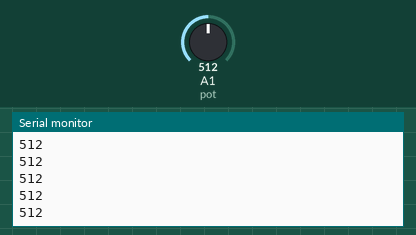
The sketch below on a simulated Arduino Uno, built with avr-gcc and run on an emulated ATmega328P. Parts: the last lines printed to the serial monitor. Inputs (shaded band) come from the test bench; at power-on: A1 (pot) = 512.

Above: at 1.2 s.
1.3 s: A1 (pot) set to 716
At 2.0 s:
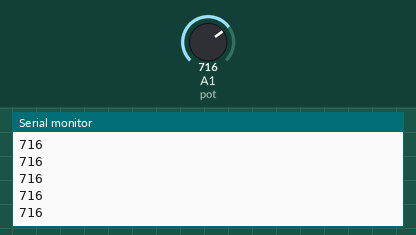
2.8 s: A1 (pot) set to 900
At 3.3 s:
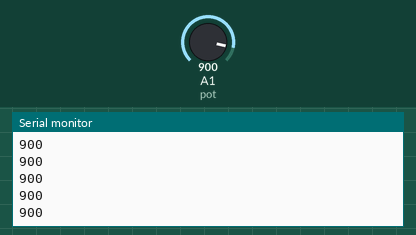
Timing chart, 0 to 5.8 s (numbered marks = the images above; inputs shaded):
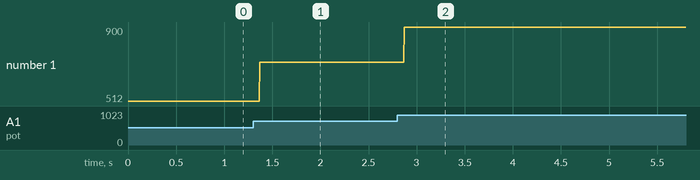

The sketch:

potentiometer_1.ino
```cpp
#define pot A1
int degree;
void setup() {
  // put your setup code here, to run once:
  pinMode(pot,INPUT);
  Serial.begin(9600);
}
void loop() {
  // put your main code here, to run repeatedly:
  degree = analogRead(pot);
  Serial.println(degree);
}
```

Measured:
- after the input at 1.3 s, the serial monitor: prints a new line after 0.07 s (image 1)
- after the input at 2.8 s, the serial monitor: prints a new line after 0.07 s (image 2)
- plotted number 1: 512 → 716 after the input at 1.3 s, 716 → 900 after the input at 2.8 s
